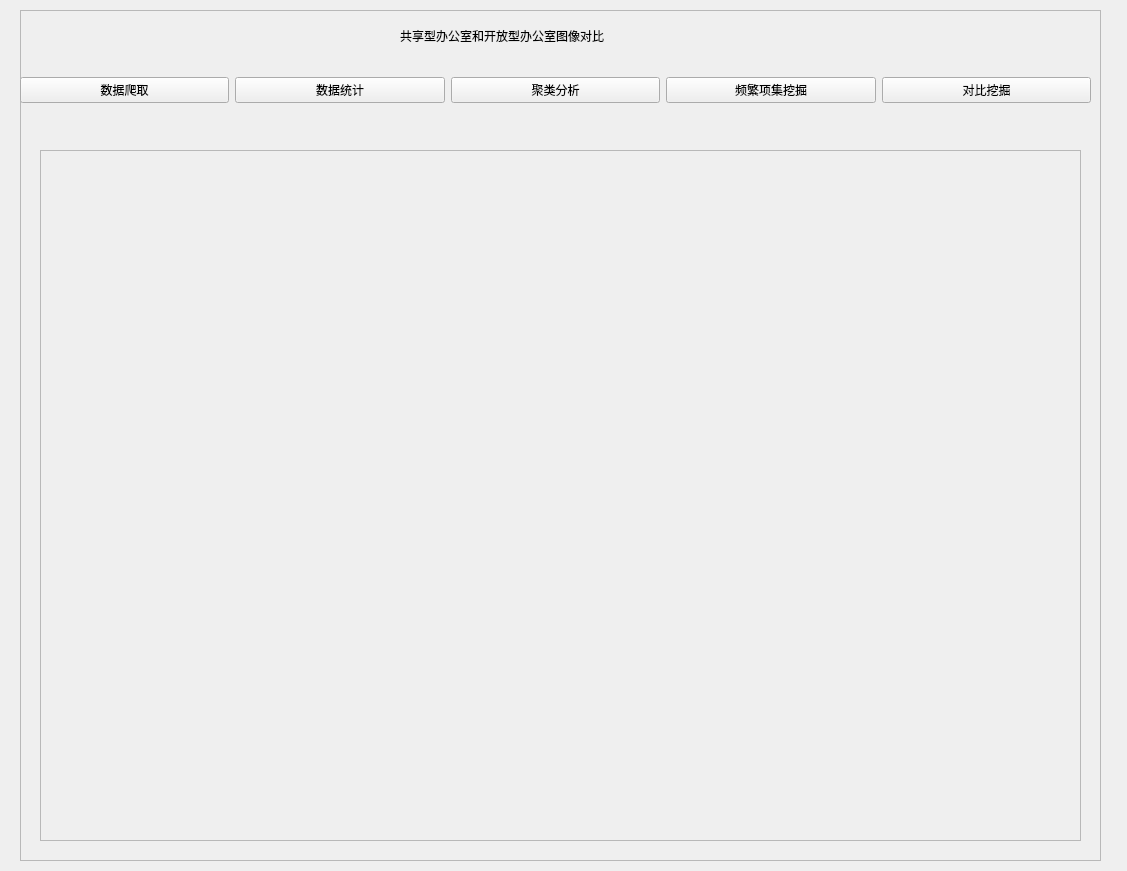
<?xml version="1.0" encoding="UTF-8"?>
<ui version="4.0">
 <class>Form</class>
 <widget class="QWidget" name="Form">
  <property name="geometry">
   <rect>
    <x>0</x>
    <y>0</y>
    <width>1127</width>
    <height>871</height>
   </rect>
  </property>
  <property name="windowTitle">
   <string>Form</string>
  </property>
  <widget class="QFrame" name="frame">
   <property name="geometry">
    <rect>
     <x>20</x>
     <y>10</y>
     <width>1081</width>
     <height>851</height>
    </rect>
   </property>
   <property name="frameShape">
    <enum>QFrame::StyledPanel</enum>
   </property>
   <property name="frameShadow">
    <enum>QFrame::Raised</enum>
   </property>
   <widget class="QWidget" name="horizontalLayoutWidget">
    <property name="geometry">
     <rect>
      <x>0</x>
      <y>50</y>
      <width>1071</width>
      <height>61</height>
     </rect>
    </property>
    <layout class="QHBoxLayout" name="horizontalLayout">
     <item>
      <widget class="QPushButton" name="pushButton_dataget">
       <property name="text">
        <string>数据爬取</string>
       </property>
      </widget>
     </item>
     <item>
      <widget class="QPushButton" name="pushButton_datastat">
       <property name="text">
        <string>数据统计</string>
       </property>
      </widget>
     </item>
     <item>
      <widget class="QPushButton" name="pushButton_cluster">
       <property name="text">
        <string>聚类分析</string>
       </property>
      </widget>
     </item>
     <item>
      <widget class="QPushButton" name="pushButton_fre">
       <property name="text">
        <string>频繁项集挖掘</string>
       </property>
      </widget>
     </item>
     <item>
      <widget class="QPushButton" name="pushButton_contrast">
       <property name="text">
        <string>对比挖掘</string>
       </property>
      </widget>
     </item>
    </layout>
   </widget>
   <widget class="QLabel" name="label">
    <property name="geometry">
     <rect>
      <x>380</x>
      <y>10</y>
      <width>411</width>
      <height>31</height>
     </rect>
    </property>
    <property name="text">
     <string>共享型办公室和开放型办公室图像对比</string>
    </property>
   </widget>
   <widget class="QFrame" name="frame_2">
    <property name="geometry">
     <rect>
      <x>20</x>
      <y>140</y>
      <width>1041</width>
      <height>691</height>
     </rect>
    </property>
    <property name="styleSheet">
     <string notr="true">image: url(:/no/图像/office_image_get.png);</string>
    </property>
    <property name="frameShape">
     <enum>QFrame::StyledPanel</enum>
    </property>
    <property name="frameShadow">
     <enum>QFrame::Raised</enum>
    </property>
   </widget>
  </widget>
 </widget>
 <resources>
  <include location="data_get.qrc"/>
 </resources>
 <connections/>
</ui>
